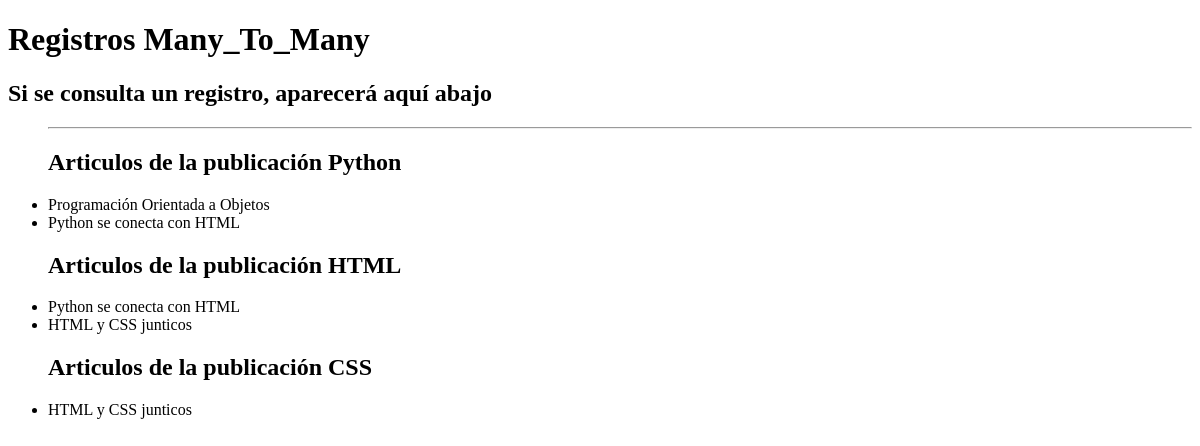
Page /many_to_many/ on the earlier database version.
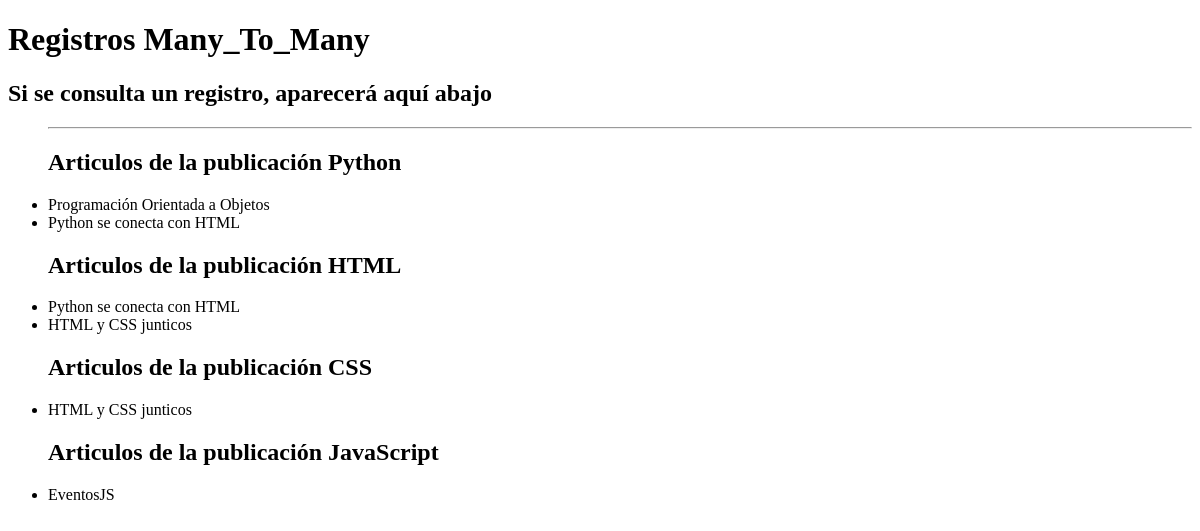
Same page on the later database version.
### many_to_many/models.py (models this page shows)
class Publication(models.Model):
  title = models.CharField(max_length=30)

class ArticleTwo(models.Model):
  headline = models.CharField(max_length=100)
  publications = models.ManyToManyField(Publication)

### many_to_many/views.py (the view)
# urls.py: path('', views.index, name="index_many_to_many"),
def index(request):
  publications = Publication.objects.all()
  return render(request, 'many_to_many.html', {
    'publications': publications,
  })

### templates/many_to_many.html (shortened to what this page needs)
<!DOCTYPE html>
<html lang="en">
<head>
</head>
<body>
  <main>
    <h1>Registros Many_To_Many</h1>
    <h2>Si se consulta un registro, aparecerá aquí abajo</h2>
    <ul>
    <hr>
    {% for publication in publications %}
    <h2>Articulos de la publicación {{ publication.title }}</h2>
    {% for article in publication.articletwo_set.all %}
    <li> {{ article.headline }}</li>
    {% endfor %}
    {% endfor %}
  </main>
</body>
</html>

Differences in the rows shown:
added Publication: title "JavaScript"
added ArticleTwo: headline "EventosJS", shown under "JavaScript"
